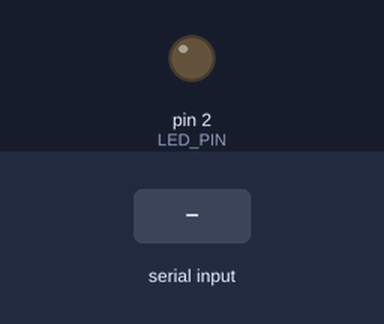
A sketch run on a simulated Arduino Uno, built with avr-gcc and run on an emulated ATmega328P. Parts: output pins drawn as LEDs (lit = HIGH). The inputs (shaded band) are chosen by the test bench.

Above: at 1.2 s.
1.3 s: "LED_ON\n" received over the second serial link
At 2.5 s:
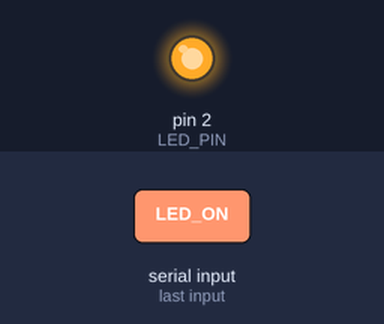
2.8 s: "LED_OFF\n" received over the second serial link
At 3.8 s:
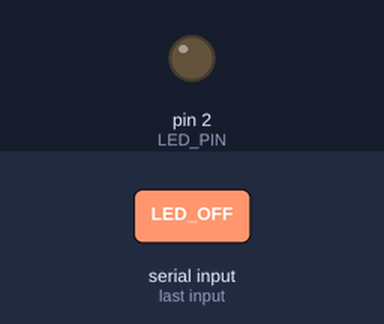
Timing chart, 0 to 5.8 s (numbered marks = the images above; inputs shaded):
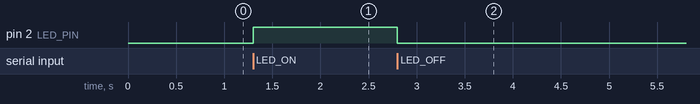

The sketch:

led_control.ino
```cpp
#include <SoftwareSerial.h>

// Pin Definitions
#define BLE_RX 10
#define BLE_TX 11
#define LED_PIN 2

// BLE Configuration
#define BLE_BUFFER_MAX 256

SoftwareSerial bleSerial(BLE_RX, BLE_TX);

String receivedData = "";

void setup() {
  setupBluetooth();
  pinMode(LED_PIN, OUTPUT);
}

void loop() {
  while (bleSerial.available()) {
    char c = bleSerial.read();

    if (c == '\n') {
      receivedData.trim();
      if (receivedData.length() > 0) {
        processCommand(receivedData);
      }
      receivedData = "";
    } else {
      receivedData += c;

      // Buffer overflow protection
      if (receivedData.length() > BLE_BUFFER_MAX) {
        Serial.println("ERROR: BLE buffer overflow - clearing buffer");
        receivedData = "";
      }
    }
  }
}

void setupBluetooth() {
  Serial.begin(9600);
  bleSerial.begin(9600);
}

void processCommand(String command) {
  if (command == "LED_ON") {
    digitalWrite(LED_PIN, HIGH);
  } else if (command == "LED_OFF") {
    digitalWrite(LED_PIN, LOW);
  } else {
    // Unknown command - ignore or log
    Serial.print("Unknown command: ");
    Serial.println(command);
  }
}
```

Measured:
- after the input at 1.3 s, pin 2 (LED_PIN): LOW → HIGH at once
- after the input at 2.8 s, pin 2 (LED_PIN): HIGH → LOW at once
